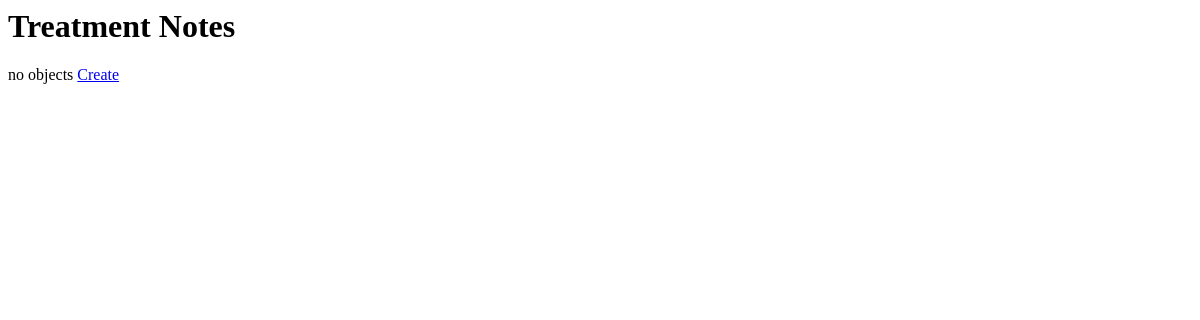
Before: /treatmentnotes/ with the older database file.
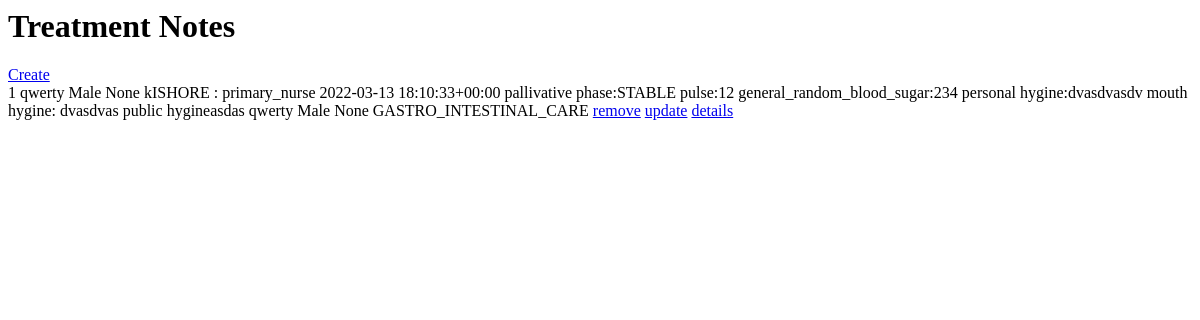
After: the same page with the newer database file.
### user/models.py (models this page shows)
class TreatmentNotes(models.Model):
    note = models.CharField(max_length=255)
    describe = models.CharField(max_length=255)
    visit = models.ForeignKey("VisitDetails", on_delete=models.PROTECT)
    treatment = models.ForeignKey("Treatment", on_delete=models.PROTECT)
    def __str__(self):
        return f"{self.visit} {self.treatment}"

class VisitDetails(models.Model):
    pallivative_phase = models.CharField(
        max_length=100,
        choices=PALLIVATIVE_PHASE_CHOICES,
        default=PALLIVATIVE_PHASE_CHOICES[0][0],
    )
    blood_pressure = models.IntegerField()
    pulse = models.IntegerField()
    general_random_blood_sugar = models.IntegerField()
    personal_hygine = models.CharField(max_length=10)
    mouth_hygine = models.CharField(max_length=100)
    public_hygine = models.CharField(max_length=100)
    systemic_examination = models.CharField(max_length=100)
    patient_at_peace = models.BooleanField(default=True)
    pain = models.BooleanField(default=True)
    symptoms = models.CharField(
        max_length=100, choices=SYMPTOMS_CHOICES, default=SYMPTOMS_CHOICES[0][0]
    )
    note = note = models.CharField(max_length=255)
    visit_schedule = models.ForeignKey("VisitSchedule", on_delete=models.PROTECT)
    created_date = models.DateTimeField(auto_now=True)
    def __str__(self):
        return f"{self.visit_schedule}\npallivative phase:{self.pallivative_phase}\npulse:{self.pulse}\ngeneral_random_blood_sugar:{self.general_random_blood_sugar}\npersonal hygine:{self.personal_hygine}\nmouth hygine: {self.mouth_hygine}\npublic hygine{self.public_hygine}"

class VisitSchedule(models.Model):
    date = models.DateTimeField(default=timezone.now())
    duration = models.IntegerField()
    patient = models.ForeignKey(Patient, on_delete=models.PROTECT)
    nurse = models.ForeignKey(User, on_delete=models.PROTECT)
    email_sent = models.BooleanField(default=False)
    def __str__(self):
        return f"{self.patient} {self.nurse} {self.date}"

class Patient(models.Model):
    full_name = models.CharField(max_length=100)
    date_of_birth = models.DateField(default=datetime.date.today())
    address = models.CharField(max_length=255)
    landmark = models.CharField(max_length=255)
    phone = models.IntegerField()
    gender = models.CharField(
        max_length=100,
        choices=GENDER_CHOICES,
        default=GENDER_CHOICES[0][0],
    )
    emergency_phone_number = models.IntegerField()
    expired_time = models.DateTimeField(null=True, default=timezone.now())
    ward = models.ForeignKey("Ward", on_delete=models.PROTECT, null=True, blank=True)
    def __str__(self):
        return f"{self.full_name} {self.gender} {self.ward}"

class User(AbstractUser):
    username = None
    full_name = models.CharField(max_length=100)
    role = models.CharField(
        max_length=100, choices=USERS_ROLE_CHOICES, default=USERS_ROLE_CHOICES[0][0]
    )
    email = models.EmailField(_("email address"), unique=True)
    phone = models.BigIntegerField(null=True, blank=True)
    is_verified = models.BooleanField(default=False)
    password = models.CharField(max_length=100, default="primarynurse")
    district = models.ForeignKey(
        District, on_delete=models.PROTECT, null=True, blank=True
    )
    facility = models.ForeignKey(Facility, on_delete=models.PROTECT, null=True)
    created_at = models.DateTimeField(auto_now=True)
    updated_at = models.DateTimeField(blank=True, null=True)
    isFirst = models.BooleanField(default=True)
    last_email_sent_date = models.DateField(default=datetime.date.today, null=True)
    deleted = models.BooleanField(default=False)
    USERNAME_FIELD = "email"
    REQUIRED_FIELDS = []
    objects = UserManager()
    def __str__(self):
        return f"{self.full_name} : {self.role}"

class Treatment(models.Model):
    description = models.CharField(max_length=255)
    care_type = models.CharField(
        max_length=100, choices=TREATMENT_CHOICES, default=TREATMENT_CHOICES[0][0]
    )
    patient = models.ForeignKey("Patient", on_delete=models.PROTECT)
    def __str__(self):
        return f"{self.patient} {self.care_type}"

### user/views.py (the view)
# urls.py: path("treatmentnotes/", TreatmentNotesView.as_view()),
class TreatmentNotesView(ListView):
    queryset = TreatmentNotes.objects.all()
    template_name = "treatmentnotes.html"
    context_object_name = "treatmentnotes"

### templates/treatmentnotes.html
<h1>Treatment Notes</h1>
{%if not treatmentnotes%} no objects {%endif%}
<a href="/treatmentnotes-create/">Create</a><br />
{% for treatmentnotes in treatmentnotes%} {{forloop.counter}} {{treatmentnotes}}
<a href="/treatmentnotes-delete/{{treatmentnotes.id}}">remove</a>
<a href="/treatmentnotes-update/{{treatmentnotes.id}}">update</a>
<a href="/treatmentnotes-detail/{{treatmentnotes.id}}">details</a><br />
{% endfor %}

Changed rows visible on the page:
added TreatmentNotes: visit+treatment "qwerty Male None kISHORE : primary_nurse 2022-03-13 18:10:33+00:00 pallivative phase:STABLE pulse:12 general_random_blood_sugar:234 personal hygine:dvasdvasdv mouth hygine: dvasdvas public hygineasdas qwerty Male None GASTRO_INTESTINAL_CARE"
Other visible differences:
text no longer shown: "no objects"
